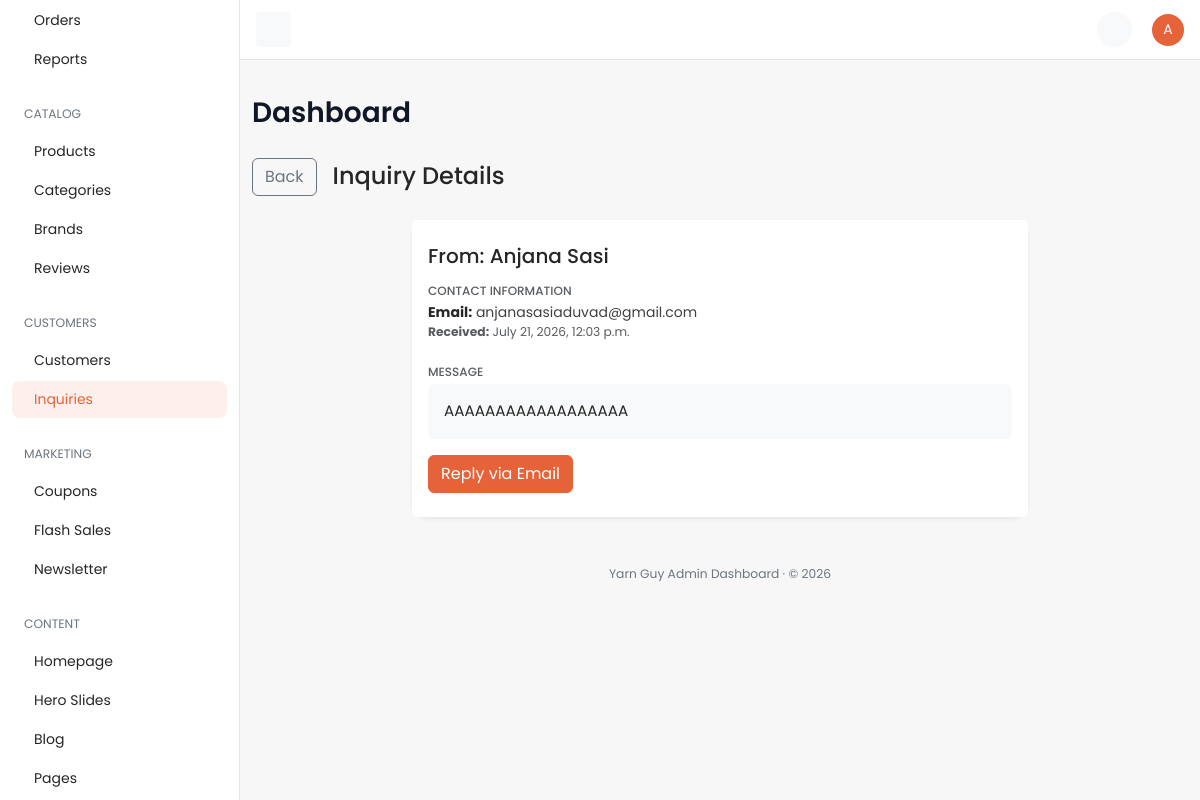
/dashboard/inquiry/7/ (signed in), run on the app's committed database.
### core/models.py (models this page shows, shortened)
class TimeStampedModel(models.Model):
    created_at = models.DateTimeField(
        auto_now_add=True,
        db_index=True,
        verbose_name="Created at",
        help_text="Timestamp when this record was first created.",
    )
    updated_at = models.DateTimeField(
        auto_now=True,
        db_index=True,
        verbose_name="Updated at",
        help_text="Timestamp when this record was last modified.",
    )
    class Meta:
        abstract = True

class ContactInquiry(TimeStampedModel):
    name = models.CharField(max_length=255, verbose_name="Name")
    email = models.EmailField(verbose_name="Email Address")
    message = models.TextField(verbose_name="Message")
    class Meta:
        verbose_name = "Contact Inquiry"
        verbose_name_plural = "Contact Inquiries"

### dashboard/views/customers.py (the view)
# urls.py: path("inquiry/<int:pk>/", customers.inquiry_detail, name="inquiry-detail"),
@dashboard_required
def inquiry_detail(request: HttpRequest, pk: int) -> HttpResponse:
    inquiry = get_object_or_404(ContactInquiry, pk=pk)
    context = {
        "nav_section": "inquiries",
        "page_title": f"Inquiry from {inquiry.name}",
        "inquiry": inquiry,
    }
    return render(request, "dashboard/customers/inquiry_detail.html", context)

### cart/selectors.py (called while the page is built, shortened)
def get_cart_for_request(*, request: HttpRequest) -> Optional[Cart]:
    if hasattr(request, _CART_CACHE_ATTR):
        return getattr(request, _CART_CACHE_ATTR)
    if not request.session.session_key:
        request.session.create()
    session_key = request.session.session_key
    cart = None
    if request.user.is_authenticated and hasattr(request.user, "customer_profile"):
        cart = (
            Cart.objects.filter(customer_profile=request.user.customer_profile)
            .select_related("currency")
            .first()
        )
    if cart is None and session_key:
        cart = (
            Cart.objects.filter(session_key=session_key)
            .select_related("currency")
            .first()
        )
    setattr(request, _CART_CACHE_ATTR, cart)
    return cart

def get_cart_item_count(*, cart: Cart | None) -> int:
    if cart is None:
        return 0
    total = CartItem.objects.filter(cart=cart).aggregate(total=Sum("quantity"))["total"]
    return int(total or 0)

def get_cart_count(*, request: HttpRequest) -> int:
    cart = get_cart_for_request(request=request)
    return get_cart_item_count(cart=cart)

def get_cart_item_keys(*, request: HttpRequest) -> set[str]:
    cart = get_cart_for_request(request=request)
    if not cart:
        return set()
    return {f"{pid}_{vid}" if vid else f"{pid}" for pid, vid in CartItem.objects.filter(cart=cart).values_list("product_id", "variant_id")}

def _wishlist_items_qs(*, request: HttpRequest):
    from accounts.models import WishlistItem
    if request.user.is_authenticated and hasattr(request.user, "customer_profile"):
        return WishlistItem.objects.filter(
            wishlist__customer_profile=request.user.customer_profile
        )

def get_wishlist_count(*, request: HttpRequest) -> int:
    return _wishlist_items_qs(request=request).count()

def get_wishlist_product_ids(*, request: HttpRequest) -> set[int]:
    return set(_wishlist_items_qs(request=request).values_list("product_id", flat=True))

### core/selectors.py (called while the page is built)
def get_default_currency() -> Optional[Currency]:
    cached = cache.get(DEFAULT_CURRENCY_CACHE_KEY)
    if cached is not None:
        return cached
    currency = Currency.objects.filter(is_default=True).first()
    if currency is not None:
        cache.set(DEFAULT_CURRENCY_CACHE_KEY, currency, DEFAULT_CURRENCY_TTL)
    return currency

### core/services.py (called while the page is built)
def get_site_settings() -> SiteSettings:
    settings, _ = SiteSettings.objects.get_or_create(pk=SITE_SETTINGS_PK)
    return settings

### dashboard/templates/dashboard/customers/inquiry_detail.html (shortened to what this page needs)
{% extends "dashboard/base.html" %}
{% block content %}
<div class="row mb-4">
  <div class="col d-flex align-items-center">
    <a href="{% url 'dashboard:inquiry-list' %}" class="btn btn-outline-secondary me-3">
       Back
    </a>
    <h2 class="h4 mb-0 text-gray-800">Inquiry Details</h2>
  </div>
</div>
<div class="row">
  <div class="col-md-8 mx-auto">
    <div class="card shadow-sm border-0">
      <div class="card-header bg-white border-bottom-0 pt-4 pb-0">
        <h5 class="card-title mb-0">From: {{ inquiry.name }}</h5>
      </div>
      <div class="card-body">
        <div class="mb-4">
          <h6 class="text-muted text-uppercase mb-1" style="font-size: 0.75rem;">Contact Information</h6>
          <p class="mb-0"><strong>Email:</strong> <a href="mailto:{{ inquiry.email }}">{{ inquiry.email }}</a></p>
          <p class="mb-0 text-muted small"><strong>Received:</strong> {{ inquiry.created_at|date:"F j, Y, g:i a" }}</p>
        </div>
        <div>
          <h6 class="text-muted text-uppercase mb-1" style="font-size: 0.75rem;">Message</h6>
          <div class="p-3 bg-light rounded" style="white-space: pre-wrap; font-size: 0.95rem;">{{ inquiry.message }}</div>
        </div>
      </div>
      <div class="card-footer bg-white border-top-0 pb-4 pt-0">
        <a href="mailto:{{ inquiry.email }}?subject=Re: Your Inquiry to Yarn Guy" class="btn btn-primary">
           Reply via Email
        </a>
      </div>
    </div>
  </div>
</div>
{% endblock %}

### dashboard/templates/dashboard/partials/_topbar.html (shortened to what this page needs)
{% load static %}
<nav id="topbar" class="navbar bg-white border-bottom fixed-top topbar px-3">
  <button id="toggleBtn" class="d-none d-lg-inline-flex btn btn-light btn-icon btn-sm" type="button">
  </button>
  <div>
    <ul class="list-unstyled d-flex align-items-center mb-0 gap-1">
      <li>
        <a class="position-relative btn-icon btn-sm btn-light btn rounded-circle" data-bs-toggle="dropdown"
           aria-expanded="false" href="#" role="button">
        </a>
      </li>
      <li class="ms-3 dropdown">
        <a href="#" role="button" data-bs-toggle="dropdown" aria-expanded="false">
          <span class="avatar avatar-sm avatar-primary rounded-circle">
            <span class="avatar-initials rounded-circle">{{ request.user.get_username|slice:":1"|upper }}</span>
          </span>
        </a>
      </li>
    </ul>
  </div>
</nav>

### static/dashboard/css/dashboard.css (style rules this page uses)
:root { --bs-primary: #e66239; --bs-primary-rgb: 230, 98, 57; --bs-primary-text-emphasis: #8a3a22; --bs-primary-bg-subtle: #fbe0d7; --bs-primary-border-subtle: #f5b7a4; --bs-link-color: #404040; --bs-link-color-rgb: 64, 64, 64; --bs-link-hover-color: #e66239; --bs-link-hover-color-rgb: 230, 98, 57; --bs-body-font-family: "Poppins", system-ui, -apple-system, "Segoe UI", Roboto, sans-serif; --bs-body-font-size: 0.875rem; --bs-body-color: #262626; --bs-border-color: #e5e5e5; --bs-tertiary-bg: #f5f5f5; }
body { font-family: var(--bs-body-font-family); background-color: #f7f7f8; }
.btn-primary { --bs-btn-bg: #e66239; --bs-btn-border-color: #e66239; --bs-btn-hover-bg: #cf522c; --bs-btn-hover-border-color: #c34e2a; --bs-btn-active-bg: #c34e2a; --bs-btn-active-border-color: #b84926; --bs-btn-disabled-bg: #e66239; --bs-btn-disabled-border-color: #e66239; }
a { text-decoration: none; }
.card { --bs-card-border-color: #eee; box-shadow: 0 1px 2px rgba(16, 24, 40, 0.05); }
.topbar { height: 60px; margin-left: 240px; }
.avatar { position: relative; display: inline-block; width: 3rem; height: 3rem; }
.avatar-sm { width: 2rem; height: 2rem; }
.avatar-initials { display: flex; justify-content: center; align-items: center; width: 100%; height: 100%; pointer-events: none; text-transform: uppercase; }
.avatar-primary .avatar-initials { color: #fff; background-color: #e66239; }
.btn-icon { position: relative; display: inline-flex; flex-shrink: 0; justify-content: center; align-items: center; font-size: 0.93rem; font-weight: 400; width: 2.5rem; height: 2.5rem; padding: 0; }
.btn-icon.btn-sm { font-size: 0.875rem; width: 2.1875rem; height: 2.1875rem; }
:root { --dash-ink: #101828; --dash-muted: #667085; --dash-line: #eef0f3; --dash-radius: 16px; }
.card { --bs-card-border-color: #eef0f3; border-radius: var(--dash-radius); box-shadow: 0 1px 2px rgba(16, 24, 40, 0.04), 0 1px 3px rgba(16, 24, 40, 0.03); }
.card-header { background-color: transparent; border-bottom: 1px solid var(--dash-line); }

### data on the page
ContactInquiry: name "Anjana Sasi", email "anjanasasiaduvad@gmail.com", created_at "July 21, 2026, 12:03 p.m.", message "AAAAAAAAAAAAAAAAAA"

### other printed values
{{ request.user.get_username|slice:":1"|upper }} "A"
